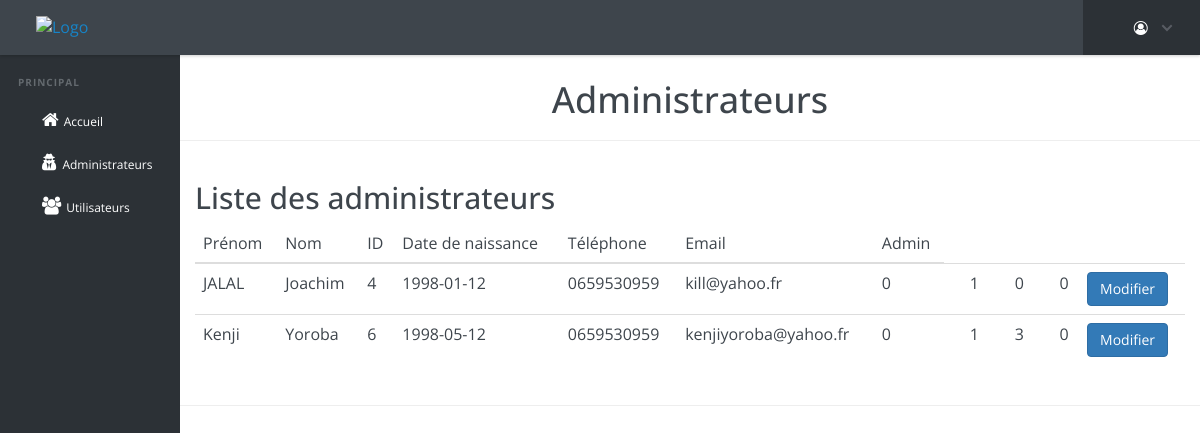
Page /Projet_ANNUEL--CIG-KIKI-KEN/admin/admins.php on the committed database.
### tables this page shows
CREATE TABLE IF NOT EXISTS `users` (
  `name` varchar(50) NOT NULL,
  `surname` varchar(50) NOT NULL,
  `id` int(11) NOT NULL AUTO_INCREMENT,
  `password` varchar(60) NOT NULL,
  `birthday` date NOT NULL,
  `phone` char(10) DEFAULT NULL,
  `email` varchar(100) NOT NULL,
  `is_deleted` tinyint(1) DEFAULT '0',
  `date_updated` timestamp NULL DEFAULT NULL,
  `is_admin` tinyint(1) DEFAULT '0',
  `expiration` datetime DEFAULT NULL,
  `id_subscription` int(11) DEFAULT '0',
  `user_key` varchar(100) DEFAULT NULL,
  `boolean_key` tinyint(1) DEFAULT '0',
  PRIMARY KEY (`id`)
);

### Projet_ANNUEL--CIG-KIKI-KEN/admin/admins.php (the view, shortened to what this page needs)
<?php
	require "header-admin.php";
?>
	<section id="page-section">
		<h1 id="page-title">Administrateurs</h1>
		<hr>
		<div class="container">
		    <h2>Liste des administrateurs</h2>
		    <div class="table-responsive">
			    <table class="table">
			   		<thead>
			        	<tr>
				        	<th>Prénom</th>
				       		<th>Nom</th>
				       		<th>ID</th>
					        <th>Date de naissance</th>
				       		<th>Téléphone</th>
					        <th>Email</th>
					        <th>Admin</th>
			      		</tr>
			   		</thead>
			    	<tbody>
				    <?php
						$query = $db->prepare('SELECT * FROM users WHERE is_admin = :is_admin ORDER BY id');
				  		$query->execute([
				  			":is_admin"=>"1"
				  			]);
				  		$allAdmins=$query->fetchAll(PDO::FETCH_ASSOC);
						foreach ($allAdmins as $admin) {
							echo '<tr>';
							foreach ($admin as $key => $value) {
								if ($key != "password") {
									if ($key == "avatar") {
										echo '<td><img class="display-users-img" src="../../img/'.$value.'"></td>';
									}
									else {
										echo '<td>'.$value.'</td>';
									}
								}
							}
							echo '<td><form method="POST" action="editAdmin.php">
										<input type="hidden" name="userId" value="'.$admin["id"].'">
										<input type="submit" class="btn btn-primary" value="Modifier">
									   </form>
								 </td>';
							echo '</tr>';
						}
				    ?>
					</tbody>
				</table>
			</div>
		</div>
		<hr>
	</section>
<?php
	require "footer-admin.php";
?>

### Projet_ANNUEL--CIG-KIKI-KEN/admin/header-admin.php (shortened to what this page needs)
<!DOCTYPE html>
<html lang="fr">
<head>
	<link rel="stylesheet" href="css/font-awesome.css">
	<link rel="stylesheet" href="css/reset.css">
	<link rel="stylesheet" href="css/bootstrap.css">
	<link rel="stylesheet" href="css/admin.css">
</head>
<body>
	<header class="cd-main-header">
		<a href="../../" class="cd-logo"><img class="logo" src="img/logo.png" alt="Logo"></a>
		<nav class="cd-nav">
			<ul class="cd-top-nav">
				<li class="has-children account">
					<a href="#"><i class="fa fa-user-circle-o admin-top-icon" aria-hidden="true"></i>
					</a>
				</li>
			</ul>
		</nav>
	</header>
	<main class="cd-main-content">
		<nav class="cd-side-nav">
			<ul>
				<li class="cd-label">Principal</li>
				<li><a href="../admin"><i class="fa fa-home admin-side-icon" aria-hidden="true"></i>Accueil</a></li>
				<li><a href="admins.php"><i class="fa fa-user-secret admin-side-icon" aria-hidden="true"></i>Administrateurs</a></li>
				<li><a href="users.php"><i class="fa fa-users admin-side-icon" aria-hidden="true"></i>Utilisateurs</a></li>
		</nav>
	</main>

### Projet_ANNUEL--CIG-KIKI-KEN/admin/footer-admin.php (shortened to what this page needs)
</body>
</html>

### rows in the picture
users: name "JALAL", surname "Joachim", id "4", birthday "1998-01-12", phone "0659530959", email "kill@yahoo.fr", is_deleted "0", is_admin "1", id_subscription "0", boolean_key "0"
users: name "Kenji", surname "Yoroba", id "6", birthday "1998-05-12", phone "0659530959", email "kenjiyoroba@yahoo.fr", is_deleted "0", is_admin "1", id_subscription "3", boolean_key "0"
